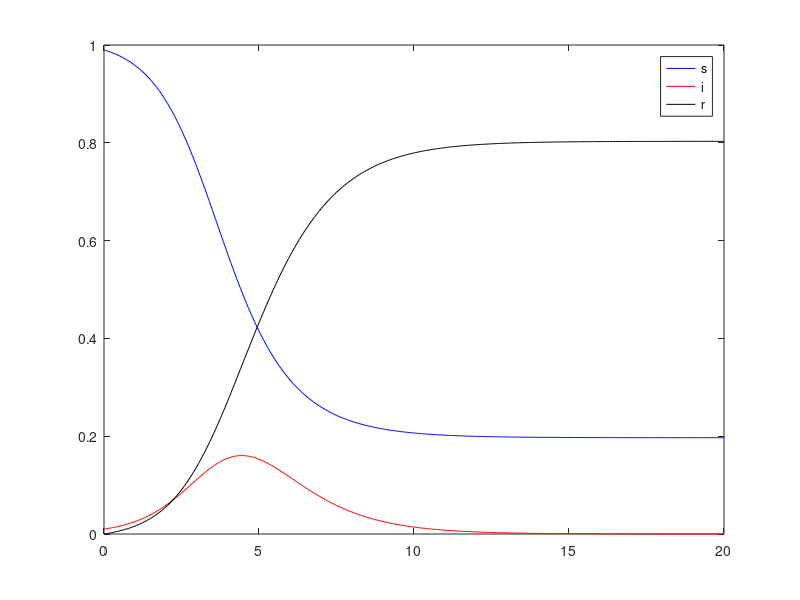

Recreate this plot in MATLAB.
clear
close all
clc

T = 20;
dt = 0.05;
a = 2;
b = 1;

s = zeros(1,T/dt+1);
i = s;
r = s;

s(1,1) = 0.99;
i(1,1) = 0.01;
r(1,1) = 0;

for t = 1:T/dt
    s(1,t+1) = s(1,t) - dt*(a*i(1,t)*s(1,t));
    i(1,t+1) = i(1,t) + dt*(a*i(1,t)*s(1,t) - b*i(1,t));
    r(1,t+1) = r(1,t) + dt*(b*i(1,t));
end

t = 0:dt:T;
plot(t,s,'b',t,i,'r',t,r,'k')
legend('s','i','r')